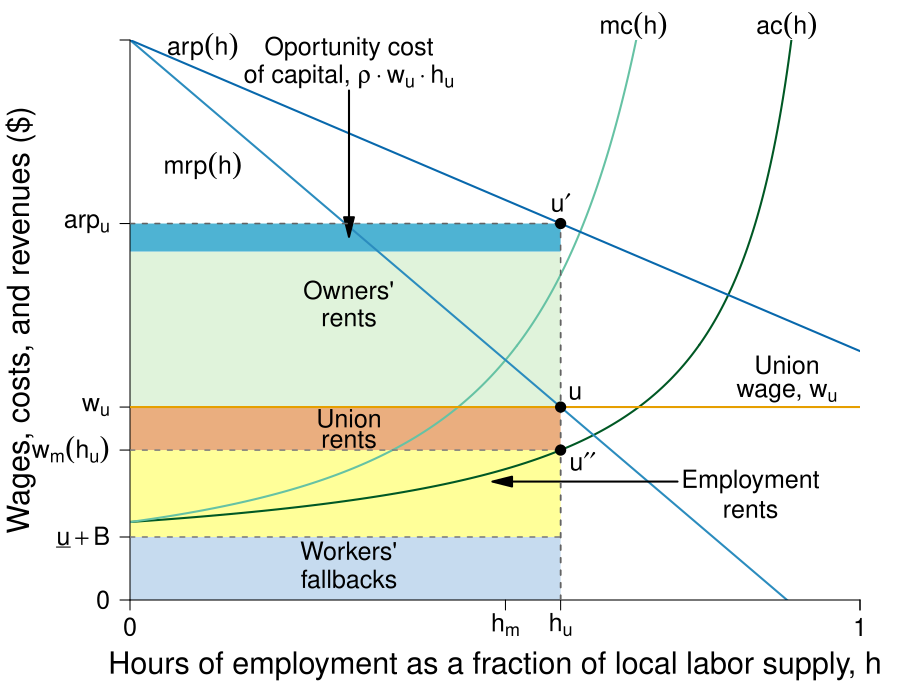

Source code (R):
#' Graph Designer: Simon Halliday
#' Authors: Bowles and Halliday
#' Title: Coordination, Conflict and Competition: A Text in Microeconomics

library(shape)
library(plotrix)
library(pBrackets)
pdf(file = "capitalism/monopsony_monopoly_unions.pdf", width = 9, height = 7)

#Set parameters for graphics
axislabelsize <- 1.8
labelsize <- 1.5
namesize <- 1.8
annotatesize <- 1.5
graphlinewidth <- 2
segmentlinewidth <- 1.5

COL <- c("#7fc97f", "#beaed4", "#fdc086", "#ffff99", "#386cb0", "#f0027f", "#bf5b17", "#666666")
COLA <- c("#e0f3db", "#99d8c9","#66c2a4","#41ae76", "#238b45", "#005824")
COLB <- c("#c6dbef", "#4eb3d3", "#2b8cbe", "#0868ac","#084081")
COLC <- c("#fcfbfd", "#efedf5", "#dadaeb", "#bcbddc", "#9e9ac8", "#807dba", "#6a51a3", "#54278f", "#3f007d")
CBCols <- c("#009E73","#0072B2","#E69F00","#CC79A7", "#F0E442","#D55E00")

grays <- gray.colors(25, start = 1, end = 0, alpha = 1)


WageFn <- function(h, ubar = 2.5, B = 2, t = 0.7) {
  B + ubar + (ubar - ubar*t +  ubar*t*h )/(t*(1 - h))
}

Mch <- function(h, ubar = 2.5, B = 2, t = 0.7) {
  B + ubar + (ubar - ubar*t +  ubar*t*h )/(t*(1 - h))+ (ubar*h)/(t*(1-h)^2)
}

AvgRevenue <- function(h, rmax = 40, xmax = 1.8){
  rmax - (rmax/xmax)*h
}

MRevenue <- function(h, rmax = 40, xmax = 1.8){
  rmax - 2*(rmax/xmax)*h
}


# MRP <- function(h, constant = 7, slope = 1){
#   constant/(slope*h)
# }

# mrp2 <- function(h, constant = 4, power = 2){
#   constant/(h^power)
# }

costRevSol <- function(h, constant = 7, ubar = 3, B = 2, t = 0.8){
  B + ubar + (ubar - ubar*t +  ubar*t*h )/(t*(1 - h)) + (ubar*h)/(t*(1-h)^2) - constant/h
}

#uniroot(costRevSol(x, constant = 7, ubar = 3, B = 2, t = 0.8), lower = 0.01, upper = 1)

par(mar =  c(5, 6.5, 2, 2))

xlims <- c(0, 1)
ylims <- c(0, 40)

plot(0, 0, xlim = xlims, ylim = ylims, type = "n",
     xlab = "",
     ylab = "",
     xaxt = "n", 
     yaxt = "n",
     cex.lab = axislabelsize, 
     bty = "n", 
     xaxs="i", 
     yaxs="i")

npts <- 500 
npts2 <- 501

#Intersections
x <- seq(xlims[1], xlims[2], length.out = npts)
#Wage levels specified for ACL w/o monopsony and apl w/o monopoly

eq1 <- uniroot(function(x)  MRevenue(x) - Mch(x)  , c(.01,1), tol=1e-8)   
wagelvls <- c(WageFn(as.numeric(eq1[1])), MRevenue(as.numeric(eq1[1])), AvgRevenue(as.numeric(eq1[1])), 4.5)
eq2 <- uniroot(function(x)  wagelvls[3] - Mch(x)  , c(.01,1), tol=1e-8)   
eq3 <- uniroot(function(x)  MRevenue(x) - wagelvls[1] , c(.01,1), tol=1e-8)   
eq4 <- uniroot(function(x)  MRevenue(x) - WageFn(x) , c(.01,1), tol=1e-8)   

#MRevenue(as.numeric(eq1[1]))
#AvgRevenue(as.numeric(eq1[1]))

#Create a vector of the solved points
wagelvls <- c(WageFn(as.numeric(eq1[1])), MRevenue(as.numeric(eq1[1])), AvgRevenue(as.numeric(eq1[1])), 4.5, WageFn(LPoints[4]), WageFn(LPoints[4]) + 2)
eq5 <- uniroot(function(x)  MRevenue(x) - wagelvls[6], c(.01,1), tol=1e-8)   

LPoints <- as.numeric(c(eq5[1], eq2[1], eq3[1], eq4[1], eq1[1]))
wagelvls <- c(WageFn(as.numeric(eq5[1])), MRevenue(as.numeric(eq1[1])), AvgRevenue(LPoints[1]), 4.5, WageFn(LPoints[4]), WageFn(LPoints[4]) + 2)




#I don't know what these are any more...
BPoints <- c(0.37, 0.53, 0.78)

#Specify the sequences of points for graphing. 
xx1 <- seq(xlims[1], BPoints[2], length.out = npts)
xx2 <- seq(BPoints[2], 1, length.out = npts)
xx3 <- seq(xlims[1], BPoints[3], length.out = npts)
xx4 <- seq(BPoints[3], 1, length.out = npts)
xx5 <- seq(xlims[1], 1, length.out = npts)

#Customize ticks and labels for the plot
ticksy <- c(0, wagelvls[4], wagelvls[1], WageFn(LPoints[4]) + 2, wagelvls[3], 40)
ylabels <- c(0, expression(paste(underline(u) + B)), expression(paste(w[m]*(h[u]))), expression(paste(w[u])), expression(paste(arp[u])), NA)
ticksx <- c(0, LPoints[5], LPoints[1], 1, xlims[2])
xlabels <- c(0, expression(paste(h[m])), expression(paste(h[u])), 1.0, NA)

# Owners' rents
xpoly1 <- c(0, 0, LPoints[1], LPoints[1], 0)
ypoly1 <- c(wagelvls[3] - 2, wagelvls[5] + 2 , wagelvls[5] + 2, wagelvls[3] - 2, wagelvls[3] - 2)
polygon(x = xpoly1, y = ypoly1, col=COLA[1], density=NULL, border = NA)

xpoly1 <- c(0, 0, LPoints[1], LPoints[1], 0)
ypoly1 <- c(wagelvls[3] - 2, wagelvls[3] , wagelvls[3], wagelvls[3] - 2, wagelvls[3] - 2)
polygon(x = xpoly1, y = ypoly1, col=COLB[2], density=NULL, border = NA)


# Employment rents
xpoly2 <- c(0, 0, LPoints[1], LPoints[1], 0)
ypoly2 <- c(wagelvls[4], wagelvls[1], wagelvls[1], wagelvls[4], wagelvls[4])
polygon(x = xpoly2, y = ypoly2, col=COL[4], density=NULL, border = NA)
# Fallback with u + B
xpoly3 <- c(0, 0, LPoints[1], LPoints[1], 0)
ypoly3 <- c(wagelvls[4], 0, 0, wagelvls[4], wagelvls[4])
polygon(x = xpoly3, y = ypoly3, col=COLB[1], density=NULL, border = NA)
# Union rents
xpoly4 <- c(0, 0, LPoints[1], LPoints[1], 0)
ypoly4 <- c(wagelvls[5] + 2, wagelvls[1], wagelvls[1], wagelvls[5] + 2, wagelvls[5] + 2)
polygon(x = xpoly4, y = ypoly4, col= rgb(213/255, 94/255, 0, 0.5), density=NULL, border = NA)

#Consumer surplus
xpoly5 <- c(0, 0, LPoints[1], 0)
ypoly5 <- c(AvgRevenue(0), wagelvls[3], wagelvls[3], AvgRevenue(0))
polygon(x = xpoly5, y = ypoly5, col=COLB[1], density=NULL, border = NA)


#Draw the lines for the graphs
lines(xx3, WageFn(xx3), col = COLA[6], lwd = graphlinewidth, lty = 1)
lines(xx4, WageFn(xx4), col = COLA[6], lwd = graphlinewidth, lty = 1)
lines(xx1, Mch(xx1), col = COLA[3], lwd = graphlinewidth, lty = 1)
lines(xx2, Mch(xx2), col = COLA[3], lwd = graphlinewidth, lty = 1)
lines(xx5, MRevenue(xx5), col = COLB[3], lwd = graphlinewidth)
lines(xx5, AvgRevenue(xx5), col = COLB[4], lwd = graphlinewidth)
#lines(xx1, mrp2(xx1), col = COLB[4], lwd = graphlinewidth)

#lines(xx2, solowCondition(xx2, delta = 5), col = COL[3], lwd = 4)
#lines(xx2, solowInfeas(xx2, delta = 5), col = COL[1], lwd = 4, lty = 2)


axis(1, at = ticksx, pos = 0, labels = xlabels, cex.axis = labelsize)
axis(2, at = ticksy, pos = 0, labels = ylabels, las = 1,cex.axis = labelsize)


text(0.3, wagelvls[2] + 5,  expression(paste("Owners'")), xpd = TRUE, cex = labelsize) 
text(0.3, wagelvls[2] + 3,  expression(paste("rents")), xpd = TRUE, cex = labelsize)

text(0.3, wagelvls[1] + 2.25,  expression(paste("Union")), xpd = TRUE, cex = labelsize) 
text(0.3, wagelvls[1] + 0.75,  expression(paste("rents")), xpd = TRUE, cex = labelsize)


# text(0.2, wagelvls[2],  expression(paste(mrp(h) == mc(h))), xpd = TRUE, cex = labelsize) 
# Arrows(0.32, wagelvls[2], LPoints[1] - 0.025, wagelvls[2], col = "black", lty = 1, lwd = 2, arr.type = "triangle", xpd = TRUE)

text(0.3, wagelvls[4] - 1,  expression(paste("Workers'")), xpd = TRUE, cex = labelsize)
text(0.3, wagelvls[4] - 3,  expression(paste("fallbacks")), xpd = TRUE, cex = labelsize)





#text(0.85, wagelvls[1] - 1,  expression(paste(ac)), xpd = TRUE, cex = labelsize)
text(0.9, wagelvls[6] + 3,  expression(paste("Union")), xpd = TRUE, cex = labelsize)
text(0.9, wagelvls[6] + 1,  expression(paste("wage, ", w[u])), xpd = TRUE, cex = labelsize)

text(0.85, wagelvls[1] - 2.25,  expression(paste("Employment")), xpd = TRUE, cex = labelsize)
text(0.85, wagelvls[1] - 4.25,  expression(paste("rents")), xpd = TRUE, cex = labelsize)
Arrows(0.75, wagelvls[1] - 2.25, LPoints[1] - 0.08, wagelvls[1] - 2.25, col = "black", lty = 1, lwd = 2, arr.type = "triangle", xpd = TRUE)

text(0.3, wagelvls[3] + 12.5,  expression(paste("Oportunity cost")), xpd = TRUE, cex = labelsize)
text(0.3, wagelvls[3] + 10.5,  expression(paste("of capital")), xpd = TRUE, cex = labelsize)
#text(0.3, wagelvls[3] + 10.5,  expression(paste("of capital, ", rho%.%w[u]%.%h[u])), xpd = TRUE, cex = labelsize)
Arrows(0.3, wagelvls[3] + 9.5, 0.3, wagelvls[3] - 0.25, col = "black", lty = 1, lwd = 2, arr.type = "triangle", xpd = TRUE)

#Consumer surplus
text(0.08, 32, expression(paste("Consumer")), cex = labelsize, xpd = TRUE)
text(0.08, 30, expression(paste("surplus")), cex = labelsize, xpd = TRUE)


# text(0.15, wagelvls[3] - 1,  expression(paste(arp)), xpd = TRUE, cex = labelsize)
# text(0.15, wagelvls[3] - 3,  expression(paste("(no monopoly)")), xpd = TRUE, cex = labelsize)


#Axis labels 
text(0.5*xlims[2], -4.7,  expression(paste("Hours of employment as a fraction of local labor supply, ", h)), xpd = TRUE, cex = axislabelsize) 
text(-0.15, 0.5*ylims[2], expression(paste("Wages, costs, and revenues ($)")), xpd = TRUE, cex = axislabelsize, srt = 90) 


#Annotation of the  graphs
#text(0.86, 43, expression(paste("Average cost")), cex = labelsize, xpd = TRUE)
text(0.9, 41, expression(paste(ac(h) )), cex = labelsize, xpd = TRUE)

#text(0.62, 43, expression(paste("Marginal cost")), cex = labelsize, xpd = TRUE)
text(0.69, 41, expression(paste(mc(h) )), cex = labelsize, xpd = TRUE)

#text(0.1, 30, expression(paste("Marginal revenue")), cex = labelsize, xpd = TRUE)
#text(0.1, 28, expression(paste("product")), cex = labelsize, xpd = TRUE)
#Marginal revenue product
text(0.9, 3, expression(paste(mrp(h) )), cex = labelsize, xpd = TRUE)

#Average revenue product
text(0.9, 22, expression(paste(arp(h))), cex = labelsize, xpd = TRUE)



#Labor supply
# segments(1, 0, 1, 42, lty = 2, lwd = segmentlinewidth, col = grays[20])
# text(1.04, 43, expression(paste("Labor")), cex = labelsize, xpd = TRUE)
# text(1.04, 41, expression(paste("supply")), cex = labelsize, xpd = TRUE)



segments(0, wagelvls[4], LPoints[1], wagelvls[4], lty = 2, lwd = segmentlinewidth, col = grays[20])

#segments(0, Mch(LPoints[1]), LPoints[1], Mch(LPoints[1]), lty = 2, lwd = segmentlinewidth, col = grays[20])
segments(LPoints[1], 0 , LPoints[1], Mch(LPoints[1]), lty = 2, lwd = segmentlinewidth, col = grays[20])
segments(0, WageFn(LPoints[1]), LPoints[1], WageFn(LPoints[1]), lty = 2, lwd = segmentlinewidth, col = grays[20])

#segments(BPoints[1], 0, BPoints[1], MRP(BPoints[1]), lty = 2, lwd = segmentlinewidth, col = grays[20])

#ARPl, no monopoly
segments(0, wagelvls[3], LPoints[1], wagelvls[3], lty = 2, lwd = segmentlinewidth, col = grays[22])
segments(LPoints[1], 0, LPoints[1], wagelvls[3], lty = 2, lwd = segmentlinewidth, col = grays[22])

#Union wage
segments(0, wagelvls[6], xlims[2], wagelvls[6], lty = 1, lwd = graphlinewidth, col = CBCols[3])


#Green part of min wage
#segments(0, 19 - 0.3, BPoints[3], WageFn(BPoints[3]) - 0.3, lty = 1, lwd = graphlinewidth, col = COLA[4])

# points(BPoints[1], MRP(BPoints[1]), pch = 16, col = "black", cex = 1.5)
# text(BPoints[1], MRP(BPoints[1]) + 1.5, expression(paste(d)), cex = labelsize)


# segments(BPoints[3], 0, BPoints[3], WageFn(BPoints[3]), lty = 2, lwd = segmentlinewidth, col = grays[20])
# points(BPoints[3], WageFn(BPoints[3]), pch = 16, col = "black", cex = 1.5)
# text(BPoints[3] + 0.02, WageFn(BPoints[3]) - 1.2, expression(paste(g)), cex = labelsize)


points(LPoints[1], MRevenue(LPoints[1]), pch = 16, col = "black", cex = 1.5)
text(LPoints[1] + 0.02, MRevenue(LPoints[1]) + 1, expression(paste(u)), cex = labelsize)

points(LPoints[1], AvgRevenue(LPoints[1]), pch = 16, col = "black", cex = 1.5)
text(LPoints[1], AvgRevenue(LPoints[1]) + 1.5, expression(paste(u*minute)), cex = labelsize)

points(LPoints[1], WageFn(LPoints[1]), pch = 16, col = "black", cex = 1.5)
text(LPoints[1] + 0.03, WageFn(LPoints[1]) - 0.8, expression(paste(u*minute*minute)), cex = labelsize)


# segments(LPoints[3], 0, LPoints[3], AvgRevenue(LPoints[3]), lty = 2, lwd = segmentlinewidth, col = grays[22])
# points(LPoints[3], MRevenue(LPoints[3]), pch = 16, col = "black", cex = 1.5)
# text(LPoints[3] - 0.02, MRevenue(LPoints[3]) - 1, expression(paste(b)), cex = labelsize)
# points(LPoints[3], AvgRevenue(LPoints[3]), pch = 16, col = "black", cex = 1.5)
# text(LPoints[3], AvgRevenue(LPoints[3]) + 1.3, expression(paste(b*minute)), cex = labelsize)

# brackets(x1 = LPoints[3] - 0.015, y1 = MRevenue(LPoints[3])  + 0.5, 
#          x2 = LPoints[3] - 0.015, y2 = AvgRevenue(LPoints[3]) - 0.5,  
#          ticks = 0.3, curvature = 0.5, type = 1, h = 0.02,
#          col = "black", lwd = 1.5, lty = 1, xpd = TRUE)
# 
# text(LPoints[3] - 0.05, MRevenue(LPoints[3]) + 5, expression(paste(B)), cex = labelsize)


# segments(LPoints[2], 0, LPoints[2], Mch(LPoints[2]), lty = 2, lwd = segmentlinewidth, col = grays[22])
# points(LPoints[2], Mch(LPoints[2]), pch = 16, col = "black", cex = 1.5)
# text(LPoints[2] - 0.02, Mch(LPoints[2]) + 1, expression(paste(a)), cex = labelsize)
# points(LPoints[2], WageFn(LPoints[2]), pch = 16, col = "black", cex = 1.5)
# text(LPoints[2] - 0.02, WageFn(LPoints[2]) + 1, expression(paste(a*minute)), cex = labelsize)

# brackets(x1 = LPoints[2] + 0.015, y1 = Mch(LPoints[2])  - 0.5, 
#          x2 = LPoints[2] + 0.015, y2 = WageFn(LPoints[2]) + 0.6,  
#          ticks = 0.2, curvature = 0.5, type = 1, h = 0.02,
#          col = "black", lwd = 1.5, lty = 1, xpd = TRUE)
# 
# text(LPoints[2] + 0.05, Mch(LPoints[2]) - 3.5, expression(paste(A)), cex = labelsize)


# points(LPoints[1], WageFn(LPoints[1]), pch = 16, col = "black", cex = 1.5)
# text(LPoints[1] + 0.02, WageFn(LPoints[1]) - 1, expression(paste(m)), cex = labelsize)

#Arrows for effects of min wage
# Arrows(LPoints[1] - 0.01, -1, BPoints[1] + 0.02, -1, col = "black", lty = 1, lwd = 2, arr.type = "triangle", xpd = TRUE)
# Arrows(-0.05, WageFn(LPoints[1]) + 1.5, - 0.05, MRP(BPoints[1]) - 1.5, col = "black", lty = 1, lwd = 2, arr.type = "triangle", xpd = TRUE)


# text(0.15, MRP(BPoints[1]) + 3.6, expression(paste("Minimum")), cex = labelsize)
# text(0.15, MRP(BPoints[1]) + 1.6, expression(paste("wage, ", w[d]^min)), cex = labelsize)

# text(0.1, 14, expression(paste("Increase")), cex = labelsize)
# text(0.1, 12, expression(paste("in earnings")), cex = labelsize)
# 
# text(0.15, 4, expression(paste("Earnings shared")), cex = labelsize)
# text(0.15, 2, expression(paste("by both cases")), cex = labelsize)

# text(0.475, 4, expression(paste("Decrease")), cex = labelsize)
# text(0.475, 2, expression(paste("in earnings")), cex = labelsize)

# text(0.6, 4, expression(paste("Decrease")), cex = labelsize)
# text(0.6, 2, expression(paste("in earnings")), cex = labelsize)
# Arrows(LPoints[1] + 0.04, 3, BPoints[1] + 0.05, 3, col = "black", lty = 1, lwd = 2, arr.type = "triangle", xpd = TRUE)

dev.off()
